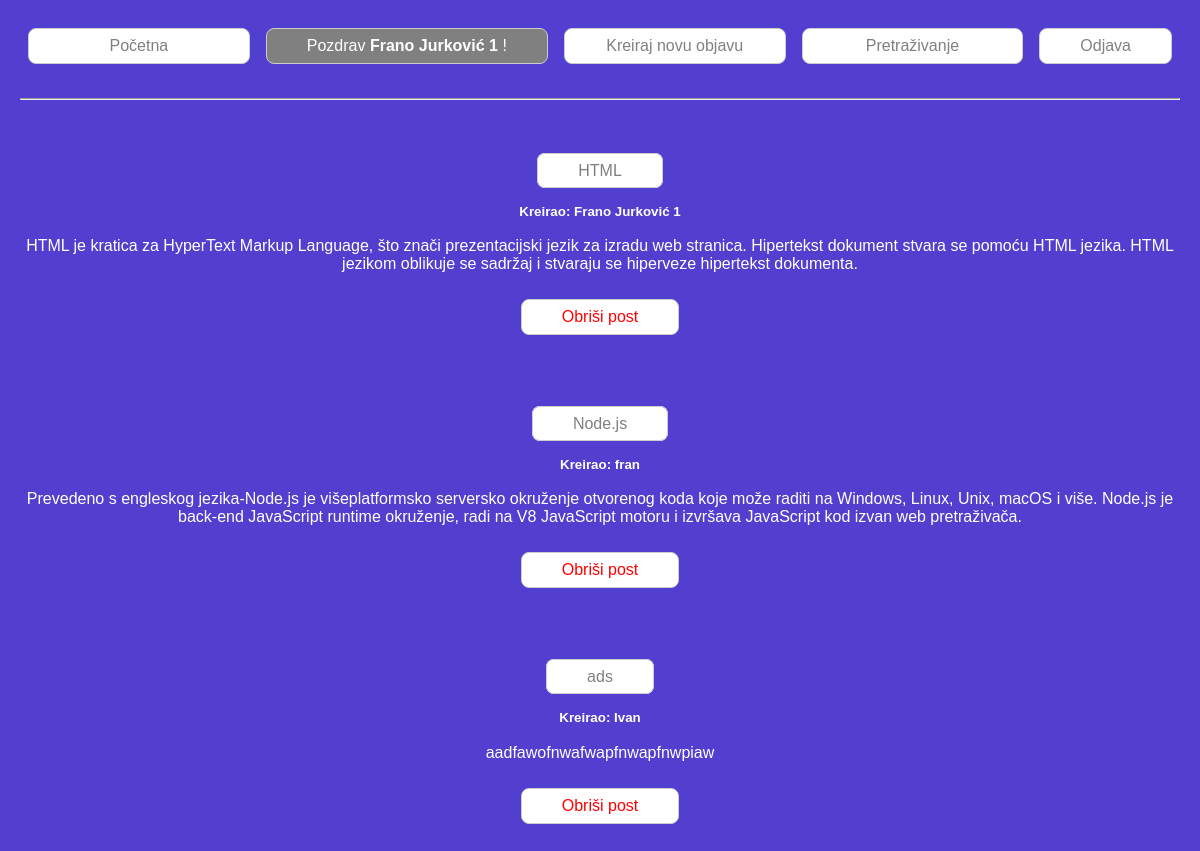
The app's page /forum.php (signed in) with its own data.
### tables this page shows
CREATE TABLE `posting` (
  `poster` varchar(30) NOT NULL,
  `title` varchar(30) NOT NULL,
  `post_desc` text NOT NULL
);

### forum.php (the view, shortened to what this page needs)
<?php
$db_host = "localhost";
$db_user = "root";
$db_pass = "";
$db_name = "forum";
$conn = mysqli_connect($db_host, $db_user, $db_pass, $db_name);
function isAdmin() {
    return isset($_SESSION["role"]) && $_SESSION["role"] === "admin";
}
?>
<!DOCTYPE html>
<html lang="hr">
<head>
    <link rel="stylesheet" href="style.css">
</head>
<body>
    <div class="header">
        <a class="for_a" href="forum.php">Početna</a>
        <p>Pozdrav <b><?php echo $_SESSION["username"] ?></b> !</p>
        <a class="for_a" href="create_post.php">Kreiraj novu objavu</a>
        <a class="for_a" href="search.php">Pretraživanje</a>
        <form method="post" action="">
            <input class="for_a" type="submit" name="logout" value="Odjava">
        </form>
    </div>
    <br>
    <hr>
    <br>
    <?php
        $query = mysqli_query($conn, "SELECT title, poster, post_desc FROM posting");
        while ($data = mysqli_fetch_assoc($query)) {
            echo "<br><br><a class='for_a' href='show_content.php?title="
            . htmlspecialchars($data['title']) . "'>"
            . htmlspecialchars($data["title"]) . "</a>" . " <br><br><sub style='color:white;'><b>Kreirao: "
            . htmlspecialchars($data["poster"]) . "</sub></b><br><br>"
            . "<span style='color:white;'>" . htmlspecialchars($data["post_desc"]) . "</span><br><br>";
            if (isAdmin()) {
                echo '<form method="post" action="delete_post.php">';
                echo '<input type="submit" name="delete_post" value="Obriši post" class="for_a" style="color: red;">';
                echo '</form><br><br>';
            }
        }
    ?>
</body>
</html>

### style.css (style rules this page uses)
body { text-align: center; font-family: Verdana, Geneva, Tahoma, sans-serif; padding: 10px; margin: 10px; background-color: rgb(82, 63, 207); }
.header { display: flex; flex-wrap: wrap; justify-content: space-between; align-items: center; background-color: rgb(82, 63, 207); }
.header p { background-color: gray; padding: 8px 40px; margin: 8px; border: 1px solid #ccc; border-radius: 8px; font-size: 16px; text-decoration: none; color: white; }
.for_a, .cre_a, .show_a, .show_p, .show_sup { background-color: white; padding: 8px 40px; margin: 8px; border: 1px solid #ccc; border-radius: 8px; color: grey; font-size: 16px; text-decoration: none; flex: 1; }

### records on screen
posting: title "HTML", poster "Frano Jurković 1", post_desc "HTML je kratica za HyperText Markup Language, što znači prezentacijski jezik za izradu web stranica. Hipertekst dokument stvara se pomoću HTML jezika. HTML jezikom oblikuje se sadržaj i stvaraju se hiperveze hipertekst dokumenta."
posting: title "Node.js", poster "fran", post_desc "Prevedeno s engleskog jezika-Node.js je višeplatformsko serversko okruženje otvorenog koda koje može raditi na Windows, Linux, Unix, macOS i više. Node.js je back-end JavaScript runtime okruženje, radi na V8 JavaScript motoru i izvršava JavaScript kod izvan web pretraživača."
posting: title "ads", poster "Ivan", post_desc "aadfawofnwafwapfnwapfnwpiaw"

### other values on screen
$_SESSION["username"] "Frano Jurković 1"
